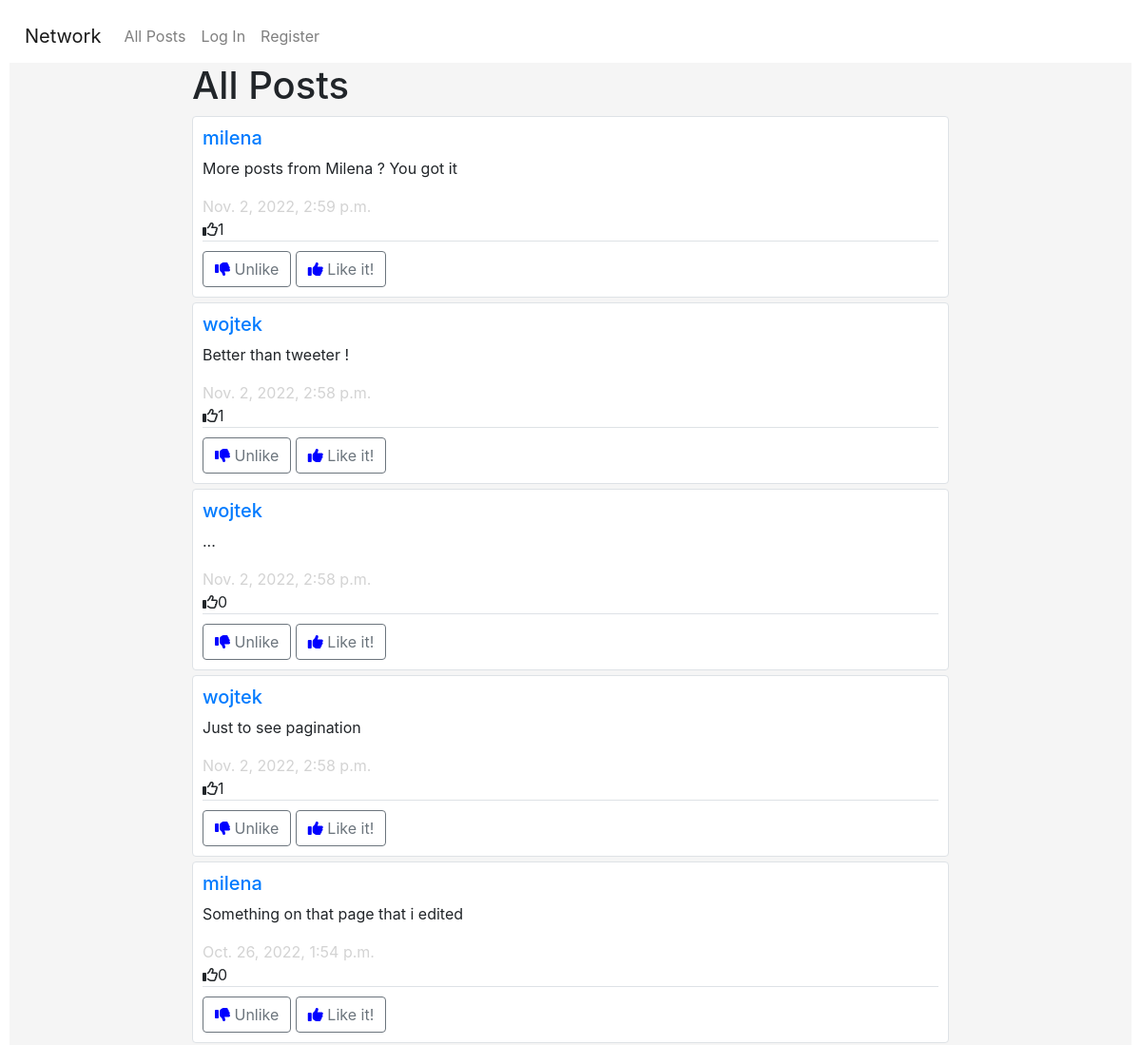
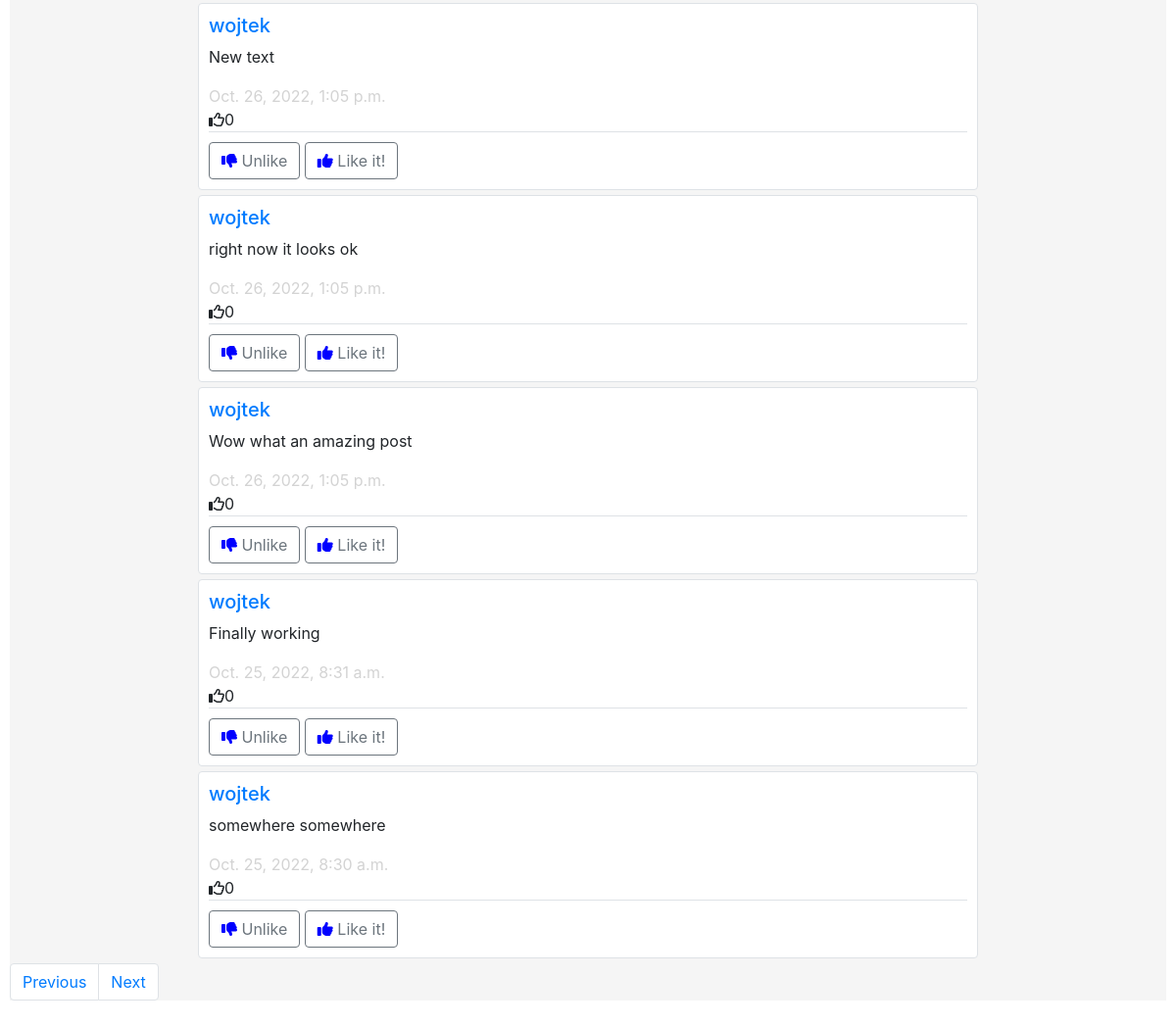
Screenshot of /?page=2 with the database file from the repository (2 pictures, top to bottom).
### network/models.py (models this page shows, shortened)
class Post(models.Model):
    author = models.ForeignKey(User, on_delete=models.CASCADE)
    body = models.CharField(max_length = 1024)
    time_stamp = models.DateTimeField(auto_now_add = True)
    likes = models.PositiveIntegerField(default = 0)

class User(AbstractUser):
    pass
    number_followers = models.IntegerField(default = 0)
    def __str__(self):
        return self.username

### network/views.py (the view)
# urls.py: path("", views.index, name="index"),
def index(request):
    posts = Post.objects.order_by('-time_stamp')
    pagin = Paginator(posts, 10)
    page_number = request.GET.get('page')
    page_obj = pagin.get_page(page_number)
    user = request.user
    try:
        liked = Like.objects.filter(liker = user)
        liked_posts = []
        for like in liked:
            liked_posts.append(like.liked_post)
    except(TypeError):
        liked_posts = []
    return render(request, "network/index.html", {
        'posts':page_obj,
        'liked_posts':liked_posts
    })

### network/templates/network/index.html (shortened to what this page needs)
{% extends "network/layout.html" %}
{% load network_extras %}
{% block body %}
<div class="container">
    <h1>All Posts</h1>
        {% for post in posts %}
            <div class="border rounded post">
                <h5><a href = "{% url 'profile' post.author %}" class="link-secondary">{{post.author}}</a></h5>
                <p class="post_body" id="body{{post.id}}">{{post.body}}</p>
                <span id="timestamp">{{post.time_stamp}}</span><br>
                <i class="fa-regular fa-thumbs-up"></i><span id="likes" data-index={{post.id}}>{{post.likes}}</span>
                <div class="border-top like_div">
                    <button  data-index={{post.id}} id="unlike" class="btn btn-outline-secondary"><i class="fa fa-thumbs-down"></i> Unlike </button>
                    <button  data-index={{post.id}} id="like" class="btn btn-outline-secondary"><i class="fa fa-thumbs-up"></i> Like it! </button>
                </div>
            </div>
        {%endfor%}
    </div>
    <ul class="pagination">
        {% if posts.has_previous %}
        <li class="page-item"><a class="page-link" href="?page={{ posts.previous_page_number }}">Previous</a></li>
        {% endif %}
        {% if posts.has_next %}
        <li class="page-item"><a class="page-link" href="?page={{ posts.next_page_number }}">Next</a></li>
        {% endif %}
    </ul>
{% endblock %}

### network/static/network/styles.css (style rules this page uses)
body { padding: 10px; }
.post { padding: 10px; margin-bottom: 5px; }
#timestamp { color: lightgrey; }
.fa { color: blue; }
.container { width: 70%; align-self: center; }
.like_div { padding-top: 10px; }
.post { background-color: white; }

### rows the page displays
Post: author "milena", body "More posts from Milena ? You got it", time_stamp "Nov. 2, 2022, 2:59 p.m.", likes "1"
Post: author "wojtek", body "Better than tweeter !", time_stamp "Nov. 2, 2022, 2:58 p.m.", likes "1"
Post: author "wojtek", body "...", time_stamp "Nov. 2, 2022, 2:58 p.m.", likes "0"
Post: author "wojtek", body "Just to see pagination", time_stamp "Nov. 2, 2022, 2:58 p.m.", likes "1"
Post: author "milena", body "Something on that page that i edited", time_stamp "Oct. 26, 2022, 1:54 p.m.", likes "0"
Post: author "wojtek", body "New text", time_stamp "Oct. 26, 2022, 1:05 p.m.", likes "0"
Post: author "wojtek", body "right now it looks ok", time_stamp "Oct. 26, 2022, 1:05 p.m.", likes "0"
Post: author "wojtek", body "Wow what an amazing post", time_stamp "Oct. 26, 2022, 1:05 p.m.", likes "0"
Post: author "wojtek", body "Finally working", time_stamp "Oct. 25, 2022, 8:31 a.m.", likes "0"
Post: author "wojtek", body "somewhere somewhere", time_stamp "Oct. 25, 2022, 8:30 a.m.", likes "0"
